Frame 1 (no input): blank canvas, image omitted
Frame 60 (no input): blank canvas, image omitted
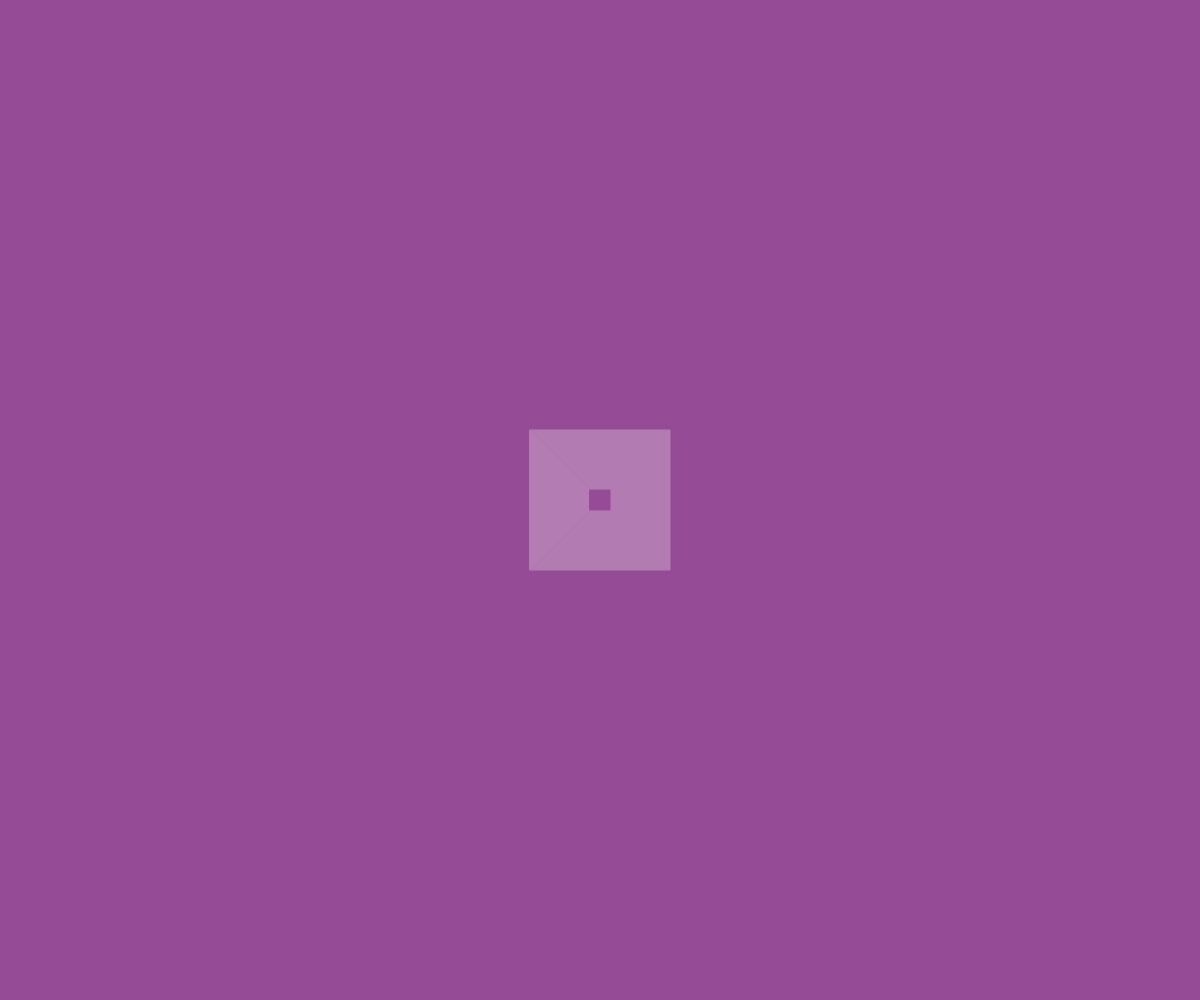
Frame 120 (the mouse pressed at the canvas centre since frame 60)

The p5.js sketch whose frames 1 and 60 were blank and that drew this single picture after the mouse press (run headless with seeded random() and noise() and a simulated clock; from frame 60 on, the mouse is pressed at the canvas centre):

// p5.js sketch
// ── sketch.js
// 100 DAYS OF JAVASCRIPT - DAY 01

alert("Day 01: click the screen to draw squares");
var squares = [];
var col;

function setup() {
  createCanvas(windowWidth, windowHeight);

  strokeWeight(0.5);
  stroke(255, 150);
  noFill();
  rectMode(CENTER);
}

function draw() {
  col = map(mouseX, 0, width, 0, 150);
  background(150, col, 150);

  if (mouseIsPressed){
    squares.push(new Cube(mouseX, mouseY));
  }
  
  for (var i = 0; i < squares.length; i++) {
    squares[i].update();
    squares[i].rect();
  }

  console.log(squares.length);
}

function Cube(x, y) {
  this.x = x;
  this.y = y;
  this.size = 30;

  this.rect = function(){
    rect(this.x, this.y, this.size / 1.5, this.size / 1.5);
  }

  this.update = function() {
    this.size = this.size + 1.5;
    this.size = this.size + 1.5;
  }

}
